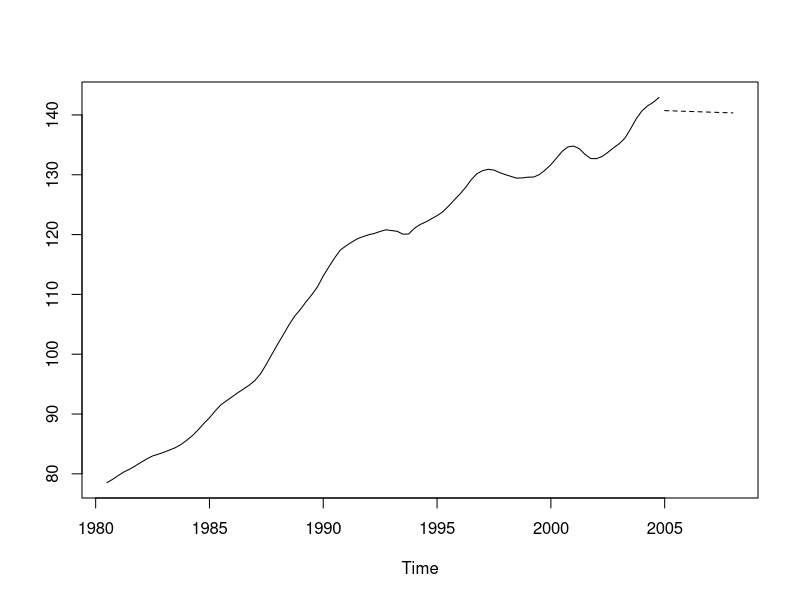

Recreate this plot in R.
SNA <- read.csv("../data/GDPO1980TABLE.csv", skip=2, header=TRUE)
GDP <- ts(SNA$GDP, start=c(1980,1), frequency=4)
bunkai1 <- decompose(GDP,type="multiplicative")
GDPTC <- bunkai1$trend
GDPTC2 <- GDPTC[is.na(GDPTC)==FALSE]
GDPTC3 <- ts(GDPTC2,start=c(1980,3),frequency=4)
n <- length(GDPTC3)
x <- rep(0,13); b <- 0.7; p <- 20;
( w <- (1-b)*( cumprod(c(1,rep(b,p-1))) ) )
(sum(w))

GDPINT <- rev( GDPTC3[(n-p+1):n] )
YOSOKU <- filter(x,filter=w,method="recursive",init=GDPINT)
YOSOKU2 <- ts(YOSOKU,start=c(2005,1), frequency=4)
ts.plot(GDPTC3,YOSOKU2,type="l",lty=c(1,2))
